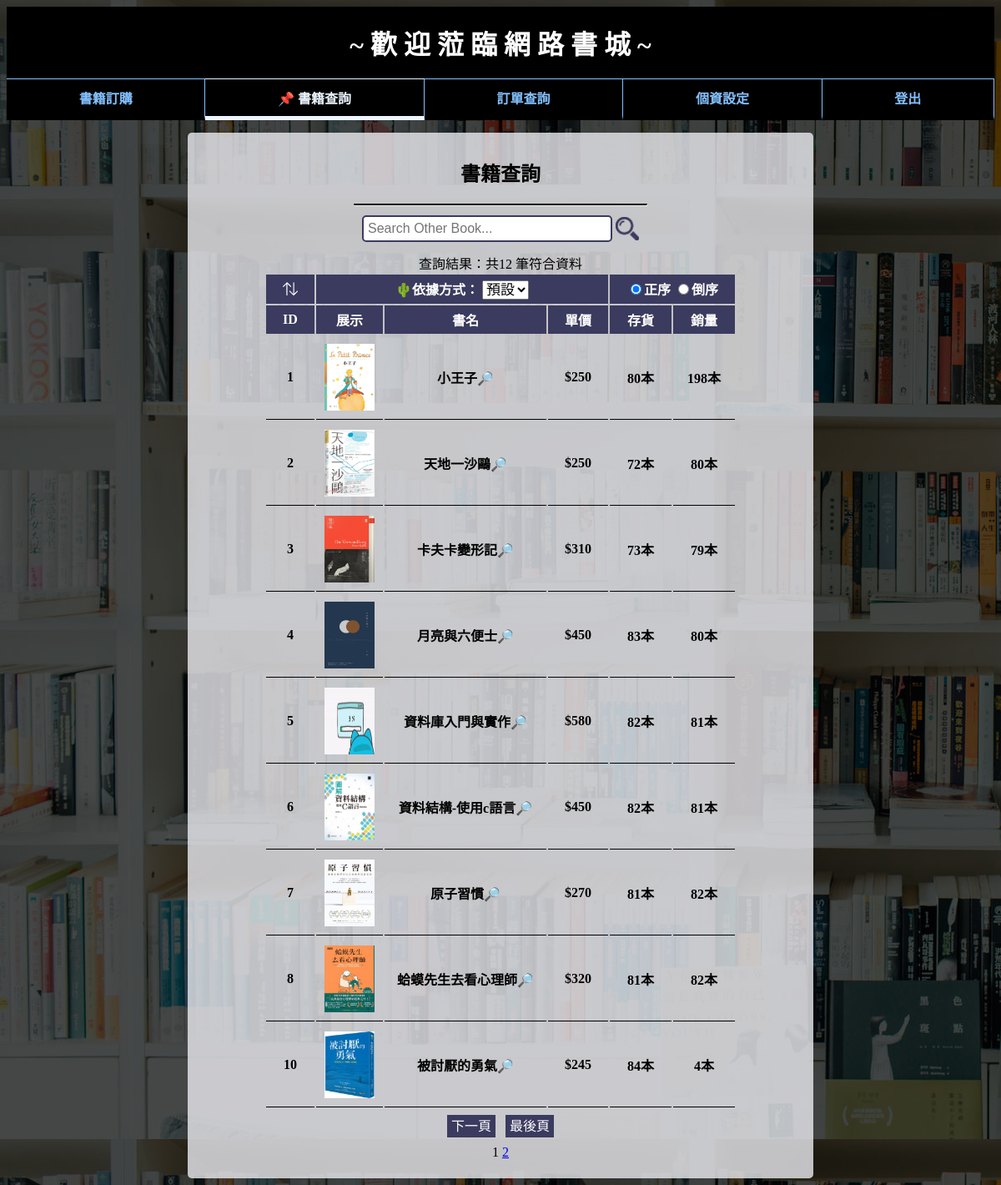
Page /bookstore/book_search.php on the committed database.
### tables this page shows
CREATE TABLE `bookstore` (
  `book_id` int(10) NOT NULL,
  `book_name` varchar(200) NOT NULL,
  `book_price` int(10) NOT NULL,
  `book_stock` int(10) NOT NULL,
  `book_sales` int(10) NOT NULL,
  `book_txt` text NOT NULL
);

### bookstore/book_search.php (the view, shortened to what this page needs)
<?php
include("condb.php");
$page_row_num = 10;
$now_page = 1;
$sort = "book_id";
$sort2 = "asc";
$txt = "all";
if ($_GET["txt"] == "all" || isset($_GET["txt"]) == FALSE)
    $select_tb = "SELECT * FROM bookstore ORDER BY " . $sort . " " . $sort2;
else
    $select_tb = "SELECT * FROM bookstore WHERE book_name LIKE '%" . $_GET["txt"] . "%' ORDER BY " . $sort . " " . $sort2;
$page_startRow = ($now_page - 1) * $page_row_num;
$select_tb_limit = $select_tb . " LIMIT " . $page_startRow . ", " . $page_row_num;
$result = mysqli_query($db_link, $select_tb_limit);
$all_result = mysqli_query($db_link, $select_tb);
$total_row = mysqli_num_rows($all_result);
$total_pages = ceil($total_row / $page_row_num);
?>
<html>
<head>
    <link rel="stylesheet" type="text/css" href="style.css">
</head>
<body>
    <div class="admin_a">
        <div class="menu_title">~ 歡 迎 蒞 臨 網 路 書 城 ~</div>
        <nav class="menu">
            <a href='bookstore.php?txt=all' class='menu_item'>書籍訂購</a>
            <a style="color:#ECF5FF;" href="book_search.php" class="menu_item_in">📌 書籍查詢</a>
            <a href='order_search.php' class='menu_item'>訂單查詢</a>
            <a href="member_page.php" class="menu_item">個資設定</a>
            <a href='?logout=true' class='menu_item'>登出</a>
        </nav>
        <div class="b">
            <h2>書籍查詢</h2>
            <hr style="border-top:2px solid black;width:350px;">
            <div class="search2">
                <table>
                    <form action="" method="POST" name="search">
                        <td><input type="text" name="search" placeholder="Search Other Book..." /></td>
                        <td><input type="submit" name="btn_search" value=""></td>
                    </form>
                </table>
            </div>
            查詢結果：共<?php echo $total_row; ?> 筆符合資料
            <div class="tb_show">
                <table>
                    <form action="" method="post" name="formsort" id="formsort">
                        <tr>
                            <th class="sort">
                                <input type="submit" name="button" value="">
                            </th>
                            <th colspan="3">🌵依據方式：
                                <select name="sort">
                                    <option value="book_id" selected>預設</option>
                                </select>
                            </th>
                            <th colspan="2">
                                <input type="radio" name="sort2" value=1 checked>正序
                                <input type="radio" name="sort2" value=2>倒序
                            </th>
                        </tr>
                    </form>
                    <tr>
                        <th>ID</th>
                        <th>展示</th>
                        <th>書名</th>
                        <th>單價</th>
                        <th>存貨</th>
                        <th>銷量</th>
                    </tr>
                    <?php
                    while ($order_call = $result->fetch_assoc()) {
                        if (file_exists("book_img/" . $order_call["book_id"] . ".jpg"))
                            $img = "book_img/" . $order_call["book_id"] . ".jpg";
                        else
                            $img = "book_img/error.gif";
                        if ($order_call["book_stock"] > 0) {
                            echo "<tr>";
                            echo "<td>" . $order_call["book_id"] . "</td>";
                            echo "<td><img class='book_img_s' src=" . $img . "></td>";
                            echo "<td><a class='btn_2line'  href='book_show.php?id=" . $order_call["book_id"] . "'>" . $order_call["book_name"] . "🔎</td>";
                            echo "<td>$" . $order_call["book_price"] . "</td>";
                            echo "<td>" . $order_call["book_stock"] . "本</td>";
                            echo "<td>" . $order_call["book_sales"] . "本</td>";
                            echo "</tr>";
                        }
                    }
                    ?>
                </table>
            </div>
            <table class="tb_page">
                <tr>
                    <?php if ($now_page < $total_pages) {
                    ?>
                        <td><a class="btn_BlueWhite" href="book_search.php?<?php echo "txt=" . $txt . "&page=" . ($now_page + 1) . "&sort2=" . $sort2 . "&sort=" . $sort ?>">下一頁</a></td>
                        <td><a class="btn_BlueWhite" href="book_search.php?<?php echo "txt=" . $txt . "&page=" . $total_pages . "&sort2=" . $sort2 . "&sort=" . $sort ?>">最後頁</a></td>
                    <?php } ?>
                </tr>
                <tr>
                    <td colspan="4">
                        <?php
                        for ($i = 1; $i <= $total_pages; $i++) {
                            if ($i == $now_page)
                                echo $i . " ";
                            else
                                echo "<a href=\"book_search.php?txt=$txt&page=$i&sort2=$sort2&sort=$sort\">$i</a> ";
                        }
                        ?>
                    </td>
                </tr>
            </table>
        </div>
</body>
</html>

### bookstore/style.css (style rules this page uses)
body { background-image: url(image/bg01.jpg); background-blend-mode: multiply; background-color: rgba(0, 0, 0, .7); }
h3, .a, .b, .admin_a { text-align: center; }
table { margin: auto; text-align: center; }
.b { width: 750px; margin: 0 auto; background-color: rgba(235, 235, 240, 0.8); border-radius: 5px; padding: 10px 0px 15px; }
.menu_title { font-size: 32px; color: #fff; text-align: center; background: #000; padding: 20px; font-weight: bold; }
.menu { display: flex; align-items: center; background: #000; margin-bottom: 15px; }
.menu_item { flex-grow: 1; padding: 10px; border-top: 1px solid #84C1FF; border-right: 1px solid #84C1FF; border-bottom: 5px solid transparent; transition: 0.3s; }
.menu a { text-decoration: none; color: #84C1FF; font-weight: bold; }
.menu_item_in { flex-grow: 1; padding: 10px; border-top: 1px solid #ECF5FF; border-right: 1px solid #84C1FF; border-bottom: 5px solid #ECF5FF; transition: 0.3s; }
.book_img_s { width: 60px; height: 80px; }
.btn_BlueWhite { text-decoration: none; padding: 5px; color: #fff; background: #3b3b5f; }
.btn_2line { text-decoration: none; padding: 5px; color: #000; }
.tb_show th { padding: 5px 20px; font-size: 16px; background: #3b3b5f; color: #fff; }
.tb_show td { border-bottom: 1px solid #000; font-size: 16px; font-weight: bold; padding: 10px; }
select { font-size: 17px; width: auto; }
.search2 { margin: 0 auto; width: 500px; padding-bottom: 10px; }
.search2 table { border: none; }
.search2 input[type="text"] { width: 300px; font-size: 16px; border-radius:5px; border:2.5px solid #3b3b5f; padding: 5px; background-color: rgba(f, f, f, 0.8); }
.search2 input[type="submit"] { width: 28px; height: 28px; background: url(image/search2.png); background-size: 100%; border: none; cursor: pointer; }
.sort input[type="submit"] { width: 18px; height: 18px; background: url(image/sort_icon.png); background-size: 100%; background-position: center; background-repeat: no-repeat; border: none; cursor: pointer; }

### bookstore/book_search.php (style rules this page uses)
.tb_page { font-size: 16px; }
.tb_page td { padding: 5px; margin: 5px; }

### rows in the picture
bookstore: book_id "1", shows a picture, book_name "小王子", book_price "250", book_stock "80", book_sales "198"
bookstore: book_id "2", shows a picture, book_name "天地一沙鷗", book_price "250", book_stock "72", book_sales "80"
bookstore: book_id "3", shows a picture, book_name "卡夫卡變形記", book_price "310", book_stock "73", book_sales "79"
bookstore: book_id "4", shows a picture, book_name "月亮與六便士", book_price "450", book_stock "83", book_sales "80"
bookstore: book_id "5", shows a picture, book_name "資料庫入門與實作", book_price "580", book_stock "82", book_sales "81"
bookstore: book_id "6", shows a picture, book_name "資料結構-使用c語言", book_price "450", book_stock "82", book_sales "81"
bookstore: book_id "7", shows a picture, book_name "原子習慣", book_price "270", book_stock "81", book_sales "82"
bookstore: book_id "8", shows a picture, book_name "蛤蟆先生去看心理師", book_price "320", book_stock "81", book_sales "82"
bookstore: book_id "10", shows a picture, book_name "被討厭的勇氣", book_price "245", book_stock "84", book_sales "4"

### other values in the picture
$total_row "12"
